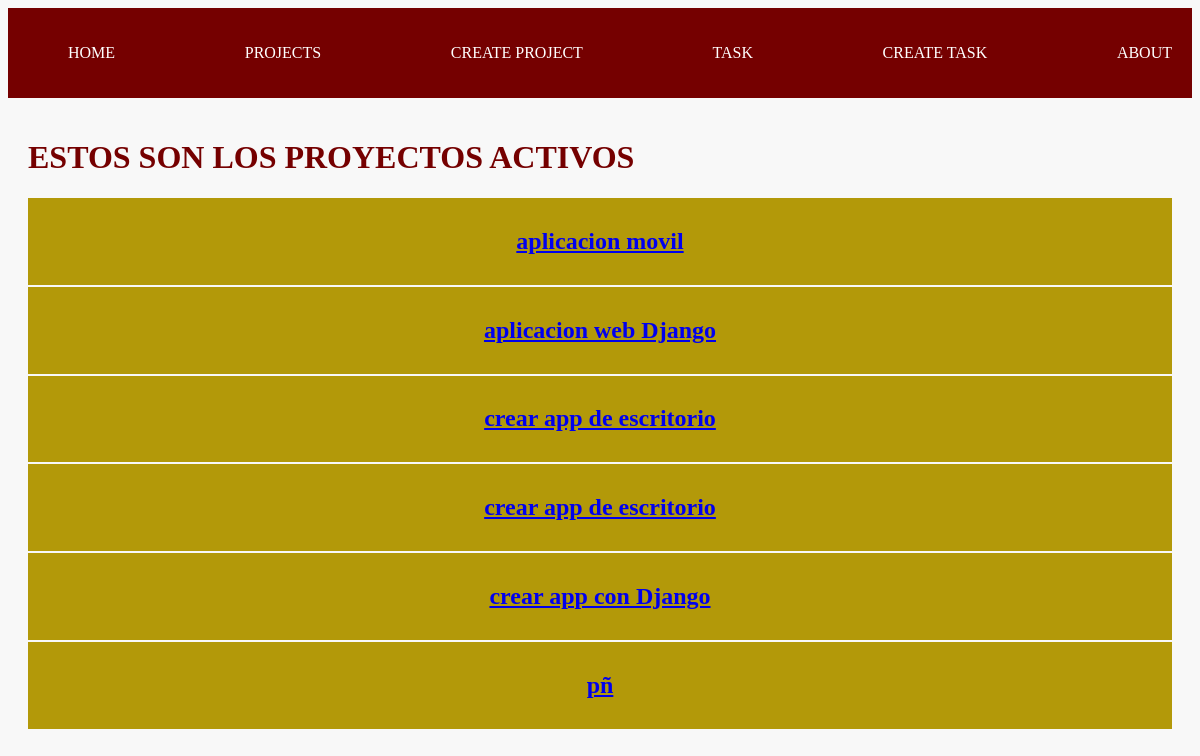
/projects/, run on the app's committed database.
### myapp/models.py (models this page shows, shortened)
class Project(models.Model):
    name = models.CharField(max_length=200)

### myapp/views.py (the view)
# urls.py: path('projects/', views.projects, name="projects"),
def projects(request):
    projects = Project.objects.all()
    return render(request, 'projects/projects.html',{
        'projects': projects
    })

### myapp/templates/projects/projects.html
{% extends "layouts/base.html" %}
{% block content %}
<h1> ESTOS SON LOS PROYECTOS ACTIVOS</h1>
    {% for i in projects %}
    <article class="card">
    <a href="{% url 'project_detail' i.id %}">
     <h2>{{i.name}}</h2>
     </a>
    </article>
    {% endfor %}
{% endblock content %}

### myapp/static/css/main.css (style rules this page uses)
body { background: #f8f8f8; color: #750000; }
.card { background: #b39909; color: #f8f8f8; padding: 10px; margin-bottom: 2px; text-align: center; }

### data on the page
Project: name "aplicacion movil"
Project: name "aplicacion web Django"
Project: name "crear app de escritorio"
Project: name "crear app de escritorio"
Project: name "crear app con Django"
Project: name "pñ"
